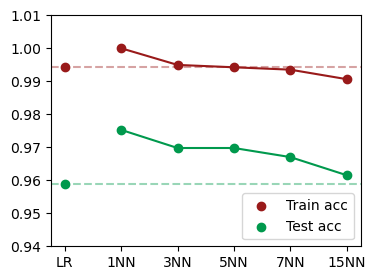

This chart was generated by the following Python code:
#!/usr/bin/env python
import numpy as np
from sklearn.linear_model import LinearRegression
from sklearn.neighbors import KNeighborsClassifier

def create_data():
    train = np.loadtxt('zip.train')
    y_train = train[:,0]
    x_train = train[:,1:]
    x_train = x_train[(y_train==2) | (y_train==3)]
    y_train = y_train[(y_train==2) | (y_train==3)]
    test = np.loadtxt('zip.test')
    y_test = test[:,0]
    x_test = test[:,1:]
    x_test = x_test[(y_test==2) | (y_test==3)]
    y_test = y_test[(y_test==2) | (y_test==3)]
    
    outf = open('2.8.out', 'w')
    outf.write('Regressor,Train acc,Test acc\n')
    
    lin_reg = LinearRegression()
    lin_reg.fit(x_train, y_train)
    lin_train = np.floor(lin_reg.predict(x_train)+0.5)
    lin_train_acc = np.sum(lin_train==y_train)/lin_train.shape[0]
    lin_test = np.floor(lin_reg.predict(x_test)+0.5)
    lin_test_acc = np.sum(lin_test==y_test)/lin_test.shape[0]
    outf.write('"LR",{},{}\n'.format(lin_train_acc, lin_test_acc))
    
    for k in [1, 3, 5, 7, 15]:
        knn_reg = KNeighborsClassifier(n_neighbors=k)
        knn_reg.fit(x_train, y_train)
        knn_train = np.floor(knn_reg.predict(x_train)+0.5)
        knn_train_acc = np.sum(knn_train==y_train)/knn_train.shape[0]
        knn_test = np.floor(knn_reg.predict(x_test)+0.5)
        knn_test_acc = np.sum(knn_test==y_test)/knn_test.shape[0]
        outf.write('"{}NN",{},{}\n'.format(k, knn_train_acc, knn_test_acc))
    outf.close()

# create_data()

def plot_data():
    import pandas as pd
    import matplotlib
    import matplotlib.pyplot as plt
    
    data = pd.read_csv('2.8.out')
    
    fig, ax = plt.subplots(figsize=(4, 3))
    ax.set_ylim(0.94, 1.01)
    ax.scatter(data['Regressor'], data['Train acc'], label='Train acc', color=(0.6, 0.1, 0.1))
    ax.plot(data['Regressor'][1:], data['Train acc'][1:], color=(0.6, 0.1, 0.1))
    ax.axhline(y=data['Train acc'][0], color=(0.6, 0.1, 0.1, 0.4), ls='--')
    ax.scatter(data['Regressor'], data['Test acc'], label='Test acc', color=(0, 0.6, 0.3))
    ax.plot(data['Regressor'][1:], data['Test acc'][1:], color=(0, 0.6, 0.3))
    ax.axhline(y=data['Test acc'][0], color=(0, 0.6, 0.3, 0.4), ls='--')
    
    plt.legend(loc='lower right')
    plt.savefig('2.8.png', bbox_inches='tight')

plot_data()
